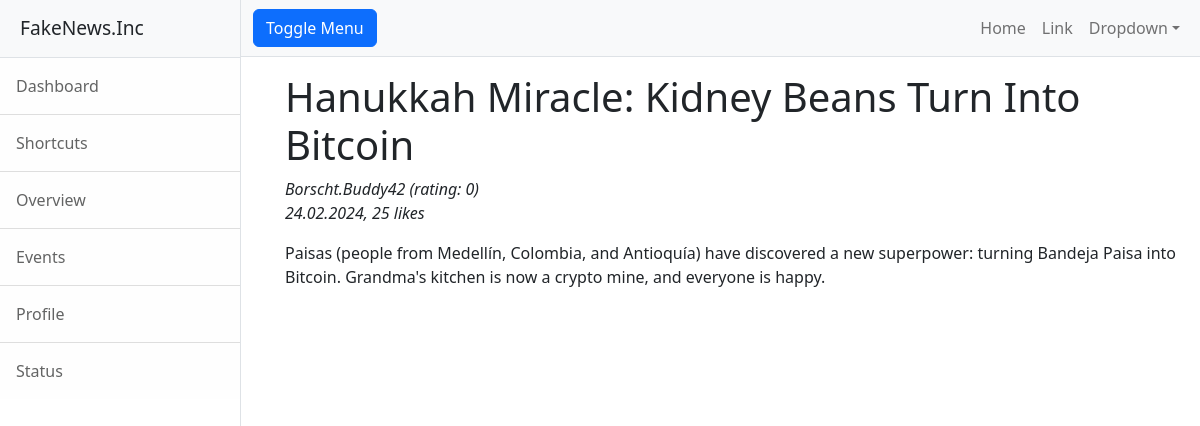
The page /fake_news_app/posts/5 on the database its author committed.
### fake_news_app/models.py (models this page shows, shortened)
class Post(models.Model):
    author = models.ForeignKey(Author, on_delete=models.CASCADE) # one-to-many relationship with Author model
    post_type = models.CharField(max_length=16, choices=[('A', 'article'), ('N', 'news')], default='A') # field with choice - 'article' or 'news'
    created_at = models.DateTimeField(auto_now_add=True) # date and time of creation
    post_category = models.ManyToManyField(Category, through='PostCategory') # many-to-many relationship with Category model
    title = models.CharField(max_length=256) # article/news title
    content = models.TextField() # article/news text
    rating_post = models.IntegerField(default=0) # article/news rating
    def return_date(self):
        return self.created_at.strftime("%d.%m.%Y")

class Author(models.Model):
    a_user = models.OneToOneField(User, on_delete=models.CASCADE) # one-to-one relationship with User model
    a_rating = models.IntegerField(default=0) # user rating

### fake_news_app/views.py (the view)
# urls.py: path('posts/<str:id>', detail_function, name='detail_function'),
def detail_function(request, id):
    news_post = Post.objects.get(id=id)
    return render(request, 'news_post.html', context={'post': news_post})

### fake_news_app/templatetags/censor_filter.py (called while the page is built)
@register.filter(name='censor')
@stringfilter
def censor(value):
    bad_words = ['Trump', 'Biden', 'Vivek', 'Musk', 'Harris', ]
    for word in bad_words:
        value = value.replace(word, word[0] + '*' * (len(word) - 1))
    return value

### templates/flatpages/news_post.html (shortened to what this page needs)
{% extends 'news.html' %}
{% load static %}
{% load censor_filter %}
{% block title %}
    <h1> {{ post.title|censor }} </h1>
    <p>
        <em> {{post.author.a_user}} (rating: {{post.author.a_rating}}) </em> <br>
        <em> {{ post.return_date }}, {{post.rating_post}} likes </em>
    </p>
    <p> {{ post.content|censor}} </p>
{% endblock %}

### rows shown on the page
Post: title|censor "Hanukkah Miracle: Kidney Beans Turn Into Bitcoin", author.a_user "Borscht.Buddy42", author.a_rating "0", return_date "24.02.2024", rating_post "25", content|censor "Paisas (people from Medellín, Colombia, and Antioquía) have discovered a new superpower: turning Bandeja Paisa into Bitcoin. Grandma's kitchen is now a crypto mine, and everyone is happy."
